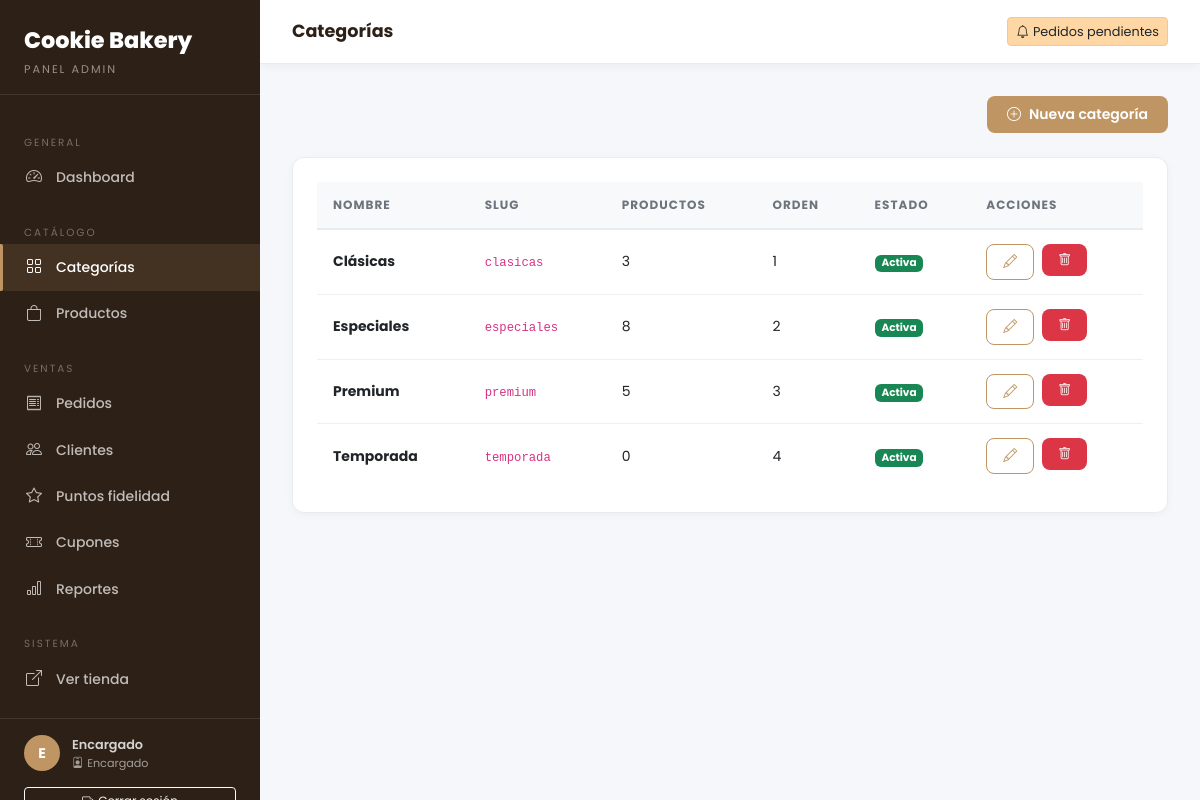
The page /admin/categorias (signed in) on the database its author committed.
### tables this page shows
CREATE TABLE categories (
    id          INT UNSIGNED AUTO_INCREMENT PRIMARY KEY,
    name        VARCHAR(100)    NOT NULL,
    slug        VARCHAR(120)    NOT NULL UNIQUE,
    description TEXT            NULL,
    image       VARCHAR(255)    NULL,
    sort_order  TINYINT UNSIGNED NOT NULL DEFAULT 0,
    active      TINYINT(1)      NOT NULL DEFAULT 1,
    created_at  DATETIME        NOT NULL DEFAULT CURRENT_TIMESTAMP,
    updated_at  DATETIME        NOT NULL DEFAULT CURRENT_TIMESTAMP ON UPDATE CURRENT_TIMESTAMP
);

### app/Controllers/Admin/AdminBaseController.php (called while the page is built, shortened)
<?php
abstract class AdminBaseController
{
    protected function view(string $viewPath, array $data = []): void
    {
        $layoutFile = APP_PATH . '/Views/layouts/admin.php';
        require $layoutFile;
    }
}

### app/Controllers/Admin/CategoryController.php (called while the page is built, shortened)
<?php
class CategoryController extends AdminBaseController
{
    public function index(): void
    {
        $model = new Category();
        $this->view('categories/index', [
            'pageTitle'  => 'Categorías',
            'categories' => $model->withProductCount(),
        ]);
    }
}

### app/Core/Router.php (called while the page is built, shortened)
<?php
class Router
{
    private array $routes = [];
    private function add(string $path, string $controller, string $action): void
    {
        $this->routes[$path] = ['controller' => $controller, 'action' => $action];
    }
    public function dispatch(): void
    {
        $url = $_GET['url'] ?? '';
        $url = trim($url, '/');
        $url = strtok($url, '?');
        $url = $url ?: '';
        if (isset($this->routes[$url])) {
            $route = $this->routes[$url];
        }
        $action         = $route['action'];
        $controller = new $controllerName();
        $controller->$action();
    }
}

### index.php (called while the page is built, shortened)
<?php
$router = new Router();
$router->dispatch();

### app/Models/BaseModel.php (called while the page is built, shortened)
<?php
abstract class BaseModel
{
    protected PDO $db;
    public function __construct()
    {
        $this->db = Database::getInstance();
    }
    protected function query(string $sql, array $params = []): \PDOStatement
    {
        $stmt = $this->db->prepare($sql);
        $stmt->execute($params);
        return $stmt;
    }
}

### app/Core/Database.php (called while the page is built, shortened)
<?php
class Database
{
    private static ?PDO $instance = null;
    public static function getInstance(): PDO
    {
        if (self::$instance === null) {
            $dsn = sprintf(
                'mysql:host=%s;dbname=%s;charset=%s',
                DB_HOST, DB_NAME, DB_CHARSET
            );
            try {
                self::$instance = new PDO($dsn, DB_USER, DB_PASS, [
                    PDO::ATTR_ERRMODE            => PDO::ERRMODE_EXCEPTION,
                    PDO::ATTR_DEFAULT_FETCH_MODE => PDO::FETCH_ASSOC,
                    PDO::ATTR_EMULATE_PREPARES   => false,
                    PDO::MYSQL_ATTR_INIT_COMMAND => "SET NAMES utf8mb4 COLLATE utf8mb4_unicode_ci",
                ]);
            } catch (PDOException $e) {
                error_log('DB Connection failed: ' . $e->getMessage());
                http_response_code(500);
                die('Error de conexión a la base de datos. Verificá que MySQL esté corriendo y la DB exista.');
            }
        }
        return self::$instance;
    }
}

### app/Models/Category.php (called while the page is built, shortened)
<?php
class Category extends BaseModel
{
    public function withProductCount(): array
    {
        return $this->query(
            "SELECT c.*, COUNT(p.id) as product_count
             FROM categories c
             LEFT JOIN products p ON p.category_id = c.id AND p.available = 1
             GROUP BY c.id
             ORDER BY c.sort_order ASC, c.name ASC"
        )->fetchAll();
    }
}

### app/Views/admin/categories/index.php (the view, shortened to what this page needs)
<div class="d-flex justify-content-between align-items-center mb-4">
  <a href="<?= BASE_URL ?>/admin/categorias/crear" class="btn btn-admin-primary">
    <i class="bi bi-plus-circle me-2"></i>Nueva categoría
  </a>
</div>
<div class="admin-card">
  <?php if (empty($categories)): ?>
    <p class="text-center text-muted py-5">No hay categorías todavía.</p>
  <?php else: ?>
  <table class="admin-table">
    <thead>
      <tr><th>Nombre</th><th>Slug</th><th>Productos</th><th>Orden</th><th>Estado</th><th>Acciones</th></tr>
    </thead>
    <tbody>
      <?php foreach ($categories as $cat): ?>
      <tr>
        <td><strong><?= htmlspecialchars($cat['name']) ?></strong></td>
        <td><code class="small"><?= htmlspecialchars($cat['slug']) ?></code></td>
        <td><?= $cat['product_count'] ?></td>
        <td><?= $cat['sort_order'] ?></td>
        <td>
          <span class="badge <?= $cat['active'] ? 'bg-success' : 'bg-secondary' ?>">
            <?= $cat['active'] ? 'Activa' : 'Inactiva' ?>
          </span>
        </td>
        <td>
          <div class="d-flex gap-2">
            <a href="<?= BASE_URL ?>/admin/categorias/editar?id=<?= $cat['id'] ?>"
               class="btn btn-sm btn-admin-outline">
              <i class="bi bi-pencil"></i>
            </a>
            <form method="POST" action="<?= BASE_URL ?>/admin/categorias/eliminar"
                  onsubmit="return confirm('¿Eliminar categoría <?= htmlspecialchars($cat['name']) ?>?')">
              <button type="submit" class="btn btn-sm btn-admin-danger">
                <i class="bi bi-trash"></i>
              </button>
            </form>
          </div>
        </td>
      </tr>
      <?php endforeach; ?>
    </tbody>
  </table>
  <?php endif; ?>
</div>

### public/css/admin.css (style rules this page uses)
:root { --gold: #bf9663; --gold-dark: #a07840; --orange: #FF8D08; --cream: #fdf8f2; --dark: #2d2016; --sidebar-w: 260px; --topbar-h: 64px; }
body { font-family: 'Poppins', sans-serif; background: #f5f7fa; }
.admin-card { background: #fff; border: 1px solid #e9ecef; border-radius: 12px; padding: 1.5rem; box-shadow: 0 2px 8px rgba(0,0,0,0.04); }
.admin-table { width: 100%; border-collapse: collapse; }
.admin-table th { background: #f8f9fa; padding: 0.875rem 1rem; font-size: 0.75rem; font-weight: 700; text-transform: uppercase; letter-spacing: 1px; color: #6c757d; border-bottom: 2px solid #e9ecef; text-align: left; }
.admin-table td { padding: 0.875rem 1rem; border-bottom: 1px solid #f0f0f0; font-size: 0.875rem; vertical-align: middle; }
.admin-table tr:last-child td { border-bottom: none; }
.btn-admin-primary { background: var(--gold); color: #fff; border: none; border-radius: 8px; padding: 0.5rem 1.25rem; font-weight: 600; font-size: 0.875rem; font-family: 'Poppins', sans-serif; cursor: pointer; transition: all 0.2s; }
.btn-admin-danger { background: #dc3545; color: #fff; border: none; border-radius: 8px; padding: 0.4rem 1rem; font-size: 0.8rem; font-weight: 600; cursor: pointer; font-family: 'Poppins', sans-serif; }
.btn-admin-outline { background: transparent; color: var(--gold); border: 1.5px solid var(--gold); border-radius: 8px; padding: 0.4rem 1rem; font-size: 0.875rem; font-weight: 600; cursor: pointer; font-family: 'Poppins', sans-serif; transition: all 0.2s; }

### rows shown on the page
categories: name "Clásicas", slug "clasicas", product_count "3", sort_order "1", active "Activa"
categories: name "Especiales", slug "especiales", product_count "8", sort_order "2", active "Activa"
categories: name "Premium", slug "premium", product_count "5", sort_order "3", active "Activa"
categories: name "Temporada", slug "temporada", product_count "0", sort_order "4", active "Activa"

### other values the page prints
substr($authUser['name'] ?? 'A', 0, 1) "E"
$authUser['name'] "Encargado"
$pageTitle "Categorías"
